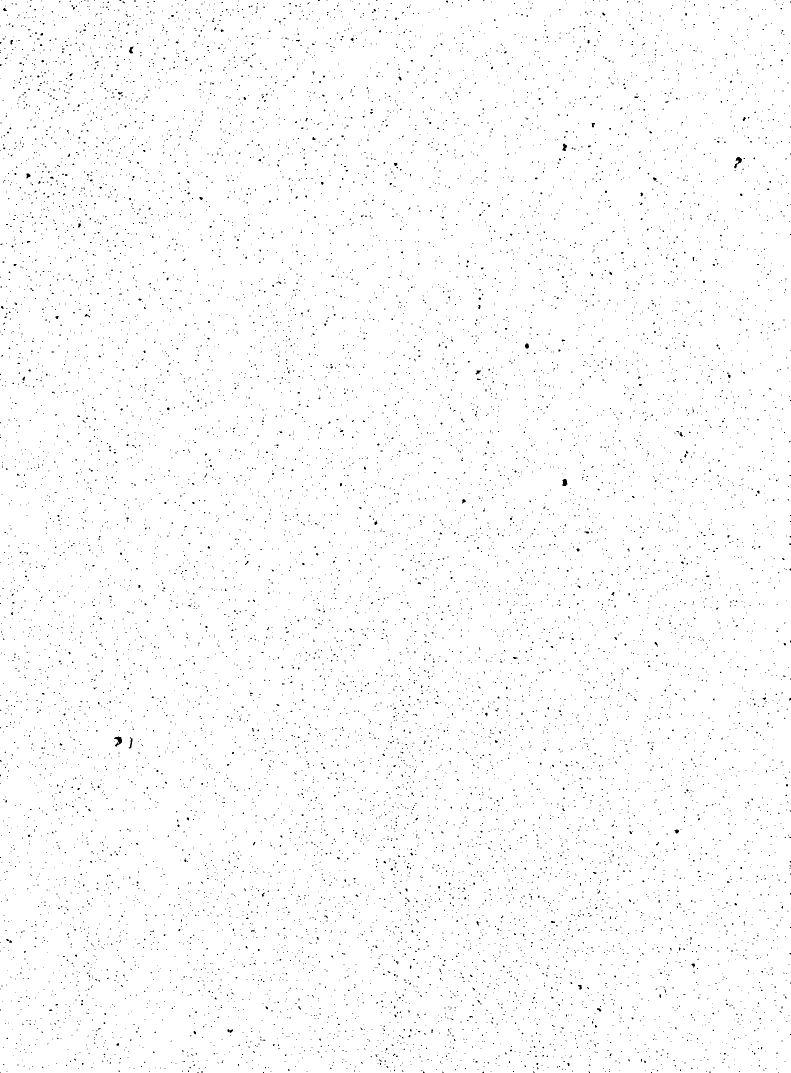
#> input picture images/Digitization/f2_5000_binary.tif, 1581 x 2145 px (shown at 1/2 size)
$ jupyter execute --allow-errors digitization.ipynb   (shell and % lines are left out)   (Python 2 division)   (text cells are left out)
#> lines starting #> are read from the running program, lines starting #| are printed output that depends on the picture; pictures that were not available may be replaced by others from this repository, and a replacement may not be noted
[cell 1]
%pylab inline

TEXTSIZE = 15
LABELSIZE = 15
LEGENDSIZE = 11

import os.path as op
def digdir(path):
    """ Set relative path to digitization folder to use files/images therein"""
    return op.join( '../images/Digitization/', path)

#> (a cell that did not finish here is left out)

[cell 3]
def circularity(a, p):
    return 4 *  np.pi * (  a / (p**2) )

#Compute circularity from scikit image label()
#> (the rest of this cell did not finish here and is left out)

#> (a cell that did not finish here is left out)

#> (a cell that did not finish here is left out)

#> (a cell that did not finish here is left out)

[cell 7]
import pandas as pd

# ImageJ Circularity
#> (the rest of this cell did not finish here and is left out)

#> (a cell that did not finish here is left out)

[cell 9]
from pyparty.tools.arraytools import slice_by_value
from skimage.io import imread
from skimage.measure import regionprops
from skimage.morphology import label

MAG = 6
AREA_RANGE = (25, 350)

def get_prop(img, attr='area'):
    """ Labels and subsequently returns descriptor from img"""
    lab = label(img)
    props = regionprops(lab)
    return np.array(sorted([getattr(p, attr) for p in props]))

IM5K = imread(digdir('f2_5000_binary.tif'))
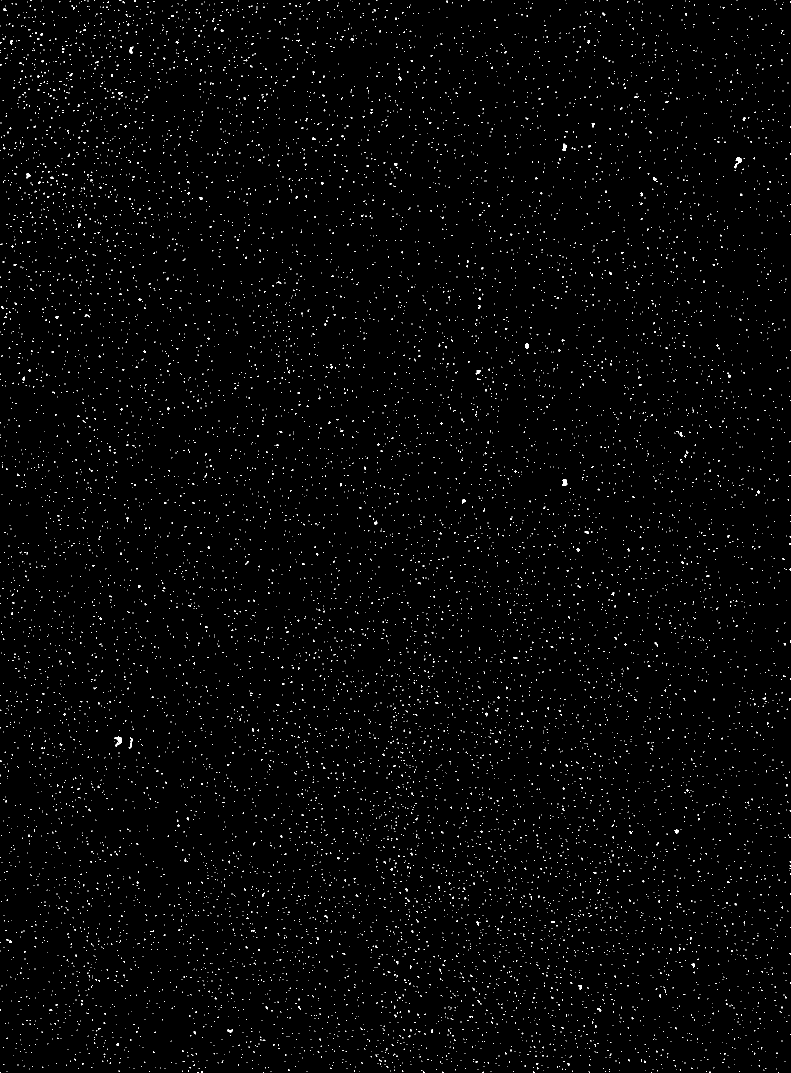
#> IM5K: shape (2145, 1581) (shown at 1/2 size); 1.3% white in thin lines or dots
IM30K = imread(digdir('f2_30000_binary.tif'))
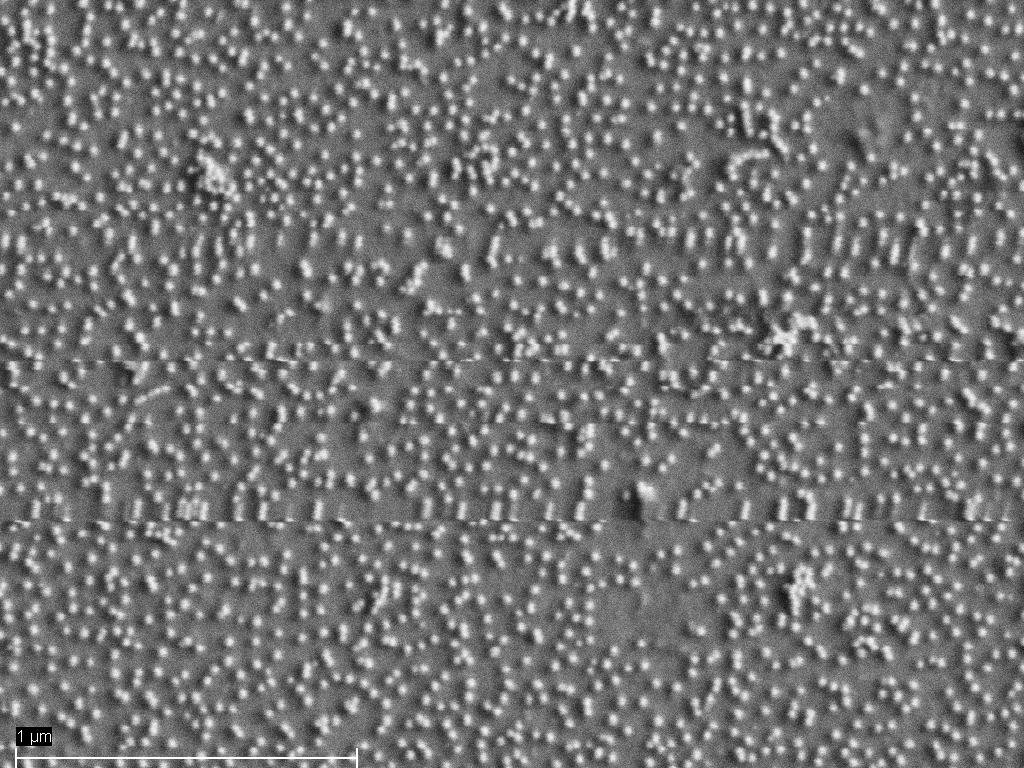
#> input picture images/APRIL_29_f2_100000.tif, 1024 x 768 px, given in place of f2_30000_binary.tif, which was not available
#> IM30K is the input picture: shape (768, 1024); min 0, max 255, mean 116.2

AREA_5K = get_prop(IM5K) * MAG**2
#> in get_prop, `lab = label(img)`:
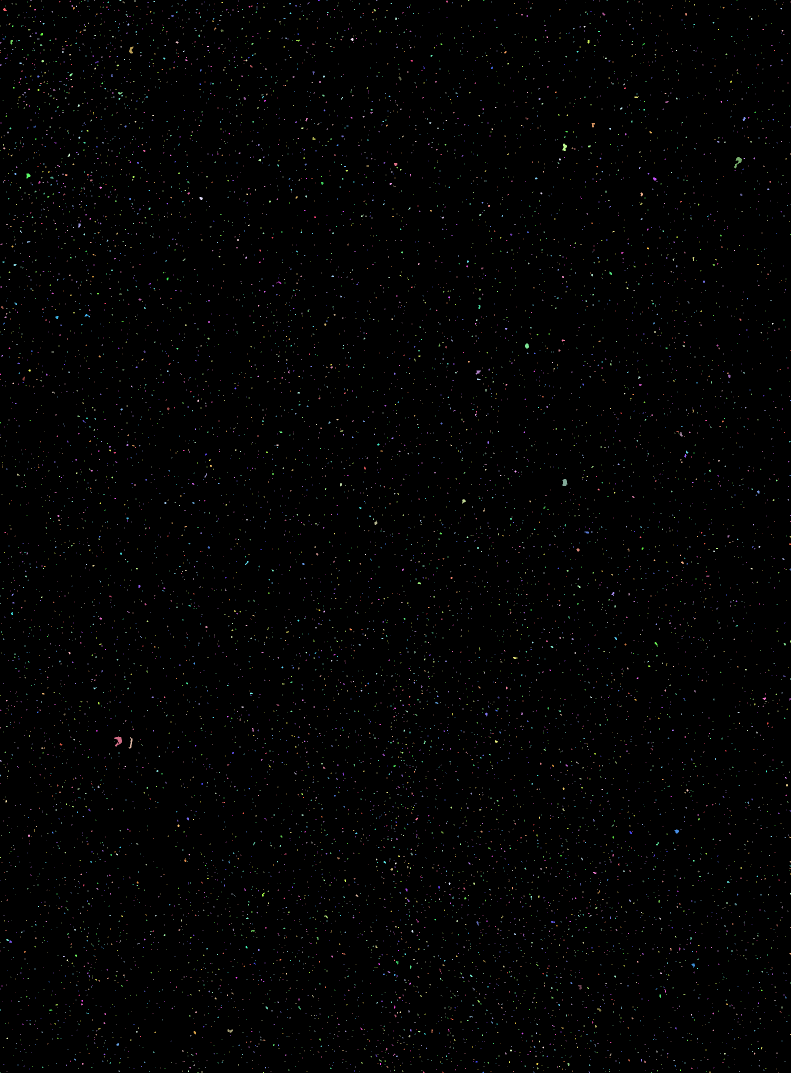
#> lab: shape (2145, 1581) int64 (shown at 1/2 size); 11803 distinct labels, from 0 to 11802; one colour per label, 0 black
#> in get_prop, `props = regionprops(lab)`: props = 11802 regions
#> AREA_5K = 11802 values from 36 to 5796
AREA_30K = get_prop(IM30K)
#> call 2 of get_prop, with attr = 'area'
#> in get_prop (call 2), `lab = label(img)`:
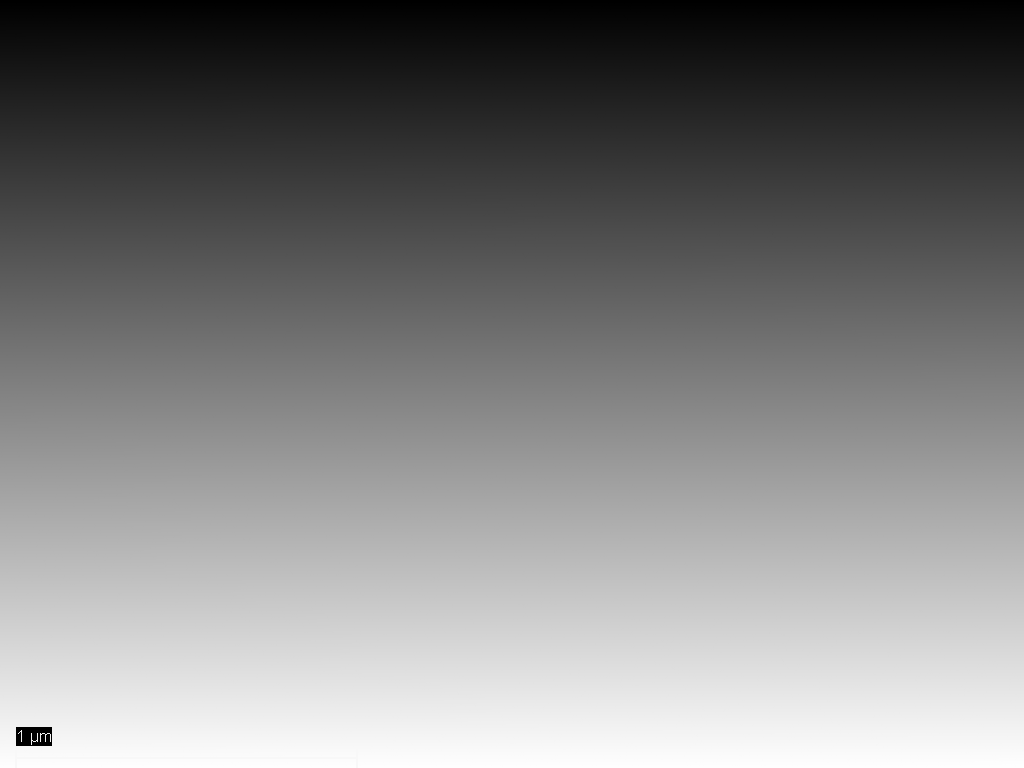
#> lab: shape (768, 1024) int64; min 0, max 718963, mean 359452.5; drawn with min black and max white
#> in get_prop (call 2), `props = regionprops(lab)`: props = 718963 regions

AREA_5K = slice_by_value(AREA_5K, *AREA_RANGE)
AREA_30K = slice_by_value(AREA_30K, *AREA_RANGE)

histkwds = {
            'stacked':True,
            'log':True}

plt.hist(AREA_5K, color='b', **histkwds)
plt.hist(AREA_30K, color='r', alpha=0.5, bins=50, **histkwds)


#plt.hist([AREA_30K, AREA_5K], label=('30000 X',' 5000 X'), **histkwds)
plt.xlim(AREA_RANGE)
plt.minorticks_on()

plt.title('Area Distribution at 5000 and 30000 Zoom', size=TEXTSIZE)
plt.ylabel('Counts (log)', size=TEXTSIZE)
plt.xlabel('Area (PX$^2$)', size=TEXTSIZE)
plt.legend(['5000X', '30000X'], fancybox=True);
